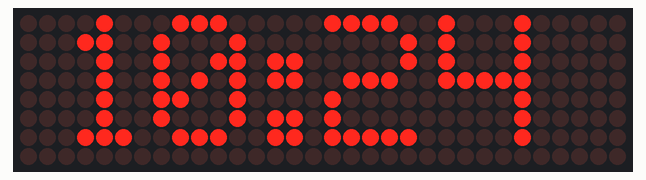
Bench run of a sketch on a simulated ESP8266 (NodeMCU). Parts: 32×8 LED matrix. WiFi joins after 1.5 s; servers stay silent unless stated; network time is answered at once with the bench clock; the local clock reads 2024-03-15 10:24:30 at power-on unless the sketch sets it; what the sketch prints to the serial monitor is not drawn.

Above: at 1.6 s.
At 30.6 s:
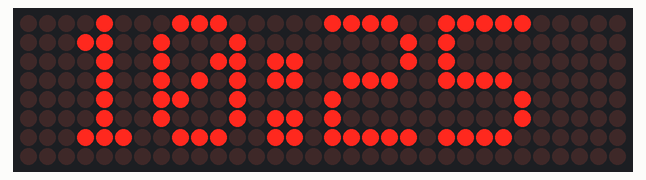
At 90.6 s:
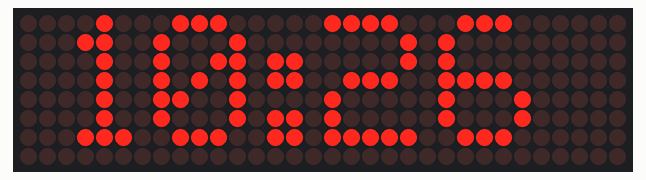

Measured:
- what the display in image 0 shows lasts 29.0 s, from 1.5 s to 30.5 s
- what the display in image 1 shows lasts 60.1 s, from 30.5 s to 90.6 s

The sketch:

NTP_MAX7219_clock.ino
```cpp
#include <NTPClient.h>
#include <ESP8266WiFi.h>
#include <WiFiUdp.h>
#include <MD_Parola.h>
#include <MD_MAX72xx.h>
#include <SPI.h>

const char *ssid     = "Wifi Belakang";
const char *password = "bismillahaja";

//MAX7219
const uint16_t WAIT_TIME = 1000;

//NTP
const long utcOffsetInSeconds = 25200;
char daysOfTheWeek[7][12] = {"Sunday", "Monday", "Tuesday", "Wednesday", "Thursday", "Friday", "Saturday"};

// Define NTP Client to get time
WiFiUDP ntpUDP;
NTPClient timeClient(ntpUDP, "pool.ntp.org", utcOffsetInSeconds);

//MAX7219
#define MAX_DEVICES 4
#define CLK_PIN   14 // D5
#define DATA_PIN  13 // D7
#define CS_PIN    15 // D8

//convert
int jam;
int menit;

// Hardware SPI connection
MD_Parola P = MD_Parola(CS_PIN, MAX_DEVICES);

void setup() {
  Serial.begin(115200);

  WiFi.begin(ssid, password);

  while ( WiFi.status() != WL_CONNECTED ) {
    delay ( 500 );
    Serial.print ( "." );
  }

  timeClient.begin();
  P.begin();
}

void loop() {
  timeClient.update();
  jam = timeClient.getHours();
  menit = timeClient.getMinutes();
  if (jam > 12) {
    jam = jam - 12;
  }
  //  Serial.print(daysOfTheWeek[timeClient.getDay()]);
  //  Serial.print(", ");
  //  //  Serial.print(timeClient.getHours());
  //  Serial.print(jam);
  //  Serial.print(":");
  //  Serial.print(timeClient.getMinutes());
  //  Serial.print(":");
  //  Serial.println(timeClient.getSeconds());

  //Serial.println(timeClient.getFormattedTime());
  //  P.print(String(" ") + jam + String(":") + timeClient.getMinutes());
  if (jam < 10) {
    if (menit < 10) {
      P.print(String(" 0") + jam + String(":0") + menit);
    }
    else {
      P.print(String(" 0") + jam + String(":") + menit);
    }
  }
  else {
    if (menit < 10) {
      P.print(String(" ") + jam + String(":0") + menit);
    }
    else {
      P.print(String(" ") + jam + String(":") + menit);
    }
  }
  delay(1000);
}
```
